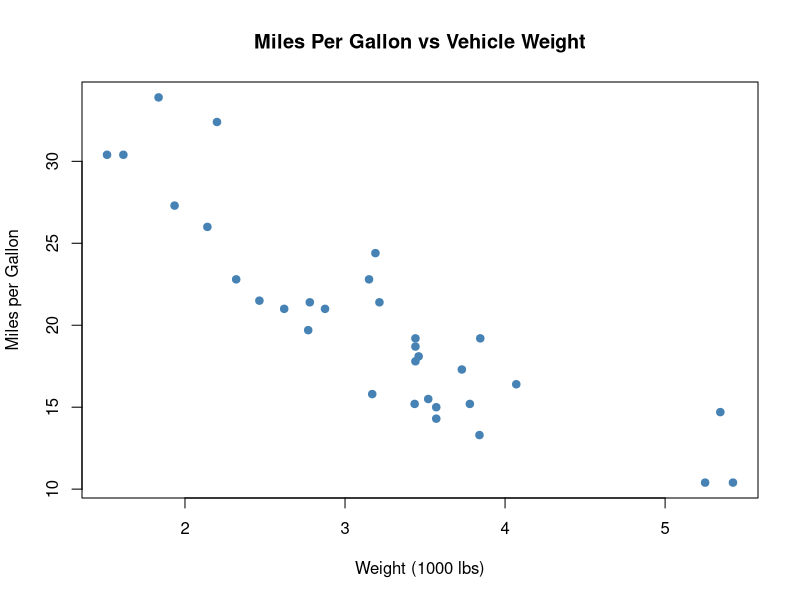

The R source for this figure:
## ---- chunk 1
data(mtcars)
head(mtcars)
## ---- chunk 2
summary(mtcars[, c("mpg", "wt", "hp")])
## ---- chunk 3
plot(
    mtcars$wt,
    mtcars$mpg,
    main = "Miles Per Gallon vs Vehicle Weight",
    xlab = "Weight (1000 lbs)",
    ylab = "Miles per Gallon",
    pch = 19,
    col = "steelblue"
)
## ---- chunk 4
model <- lm(mpg ~ wt, data = mtcars)
summary(model)
